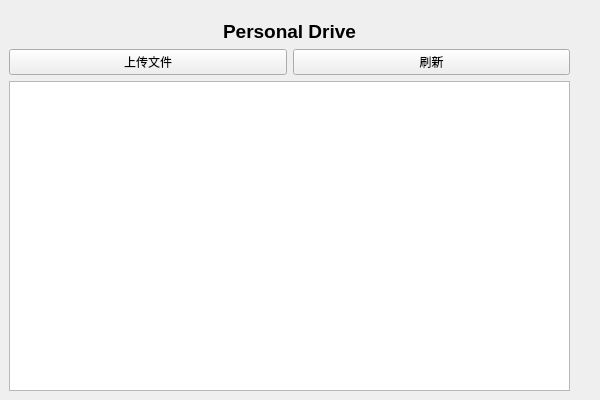
<?xml version="1.0" encoding="UTF-8"?>
<ui version="4.0">
 <class>PersonalDriveView</class>
 <widget class="QWidget" name="PersonalDriveView">
  <property name="geometry">
   <rect>
    <x>0</x>
    <y>0</y>
    <width>600</width>
    <height>400</height>
   </rect>
  </property>
  <property name="windowTitle">
   <string>Personal Drive</string>
  </property>
  <widget class="QWidget" name="verticalLayoutWidget">
   <property name="geometry">
    <rect>
     <x>9</x>
     <y>20</y>
     <width>561</width>
     <height>371</height>
    </rect>
   </property>
   <layout class="QVBoxLayout" name="verticalLayout">
    <item>
     <widget class="QLabel" name="labelTitle">
      <property name="font">
       <font>
        <pointsize>14</pointsize>
        <bold>true</bold>
       </font>
      </property>
      <property name="text">
       <string>Personal Drive</string>
      </property>
      <property name="alignment">
       <set>Qt::AlignmentFlag::AlignCenter</set>
      </property>
     </widget>
    </item>
    <item>
     <layout class="QHBoxLayout" name="horizontalLayout">
      <item>
       <layout class="QHBoxLayout" name="horizontalLayout_2">
        <item>
         <widget class="QPushButton" name="PushFileBtn">
          <property name="text">
           <string>上传文件</string>
          </property>
         </widget>
        </item>
        <item>
         <widget class="QPushButton" name="pushButton">
          <property name="text">
           <string>刷新</string>
          </property>
         </widget>
        </item>
       </layout>
      </item>
     </layout>
    </item>
    <item>
     <widget class="QTableView" name="tableView"/>
    </item>
   </layout>
  </widget>
 </widget>
 <resources/>
 <connections/>
</ui>
